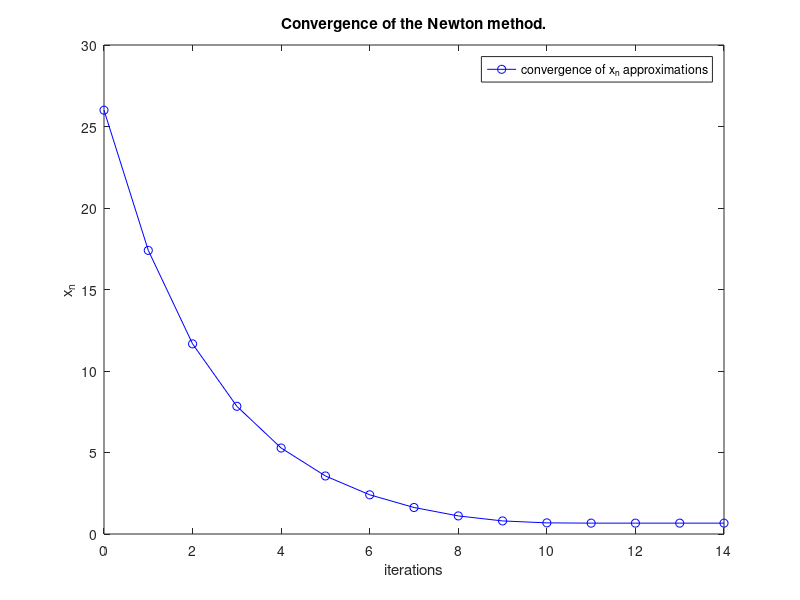

The MATLAB source for this figure:
%NEWTON - classical second order
f_x = @(x) (3*x-2)*(x*x+1);
dfx = @(x) 9*x*x - 4*x + 3;
x0 = 26; 
interval_length = 99; 
eps = 1e-8;
x(1) = x0; 
n = 2; 
iterations = interval_length + 1; 
while (n <= interval_length + 1)
  Fxn = f_x(x(n - 1));
  dFxn = dfx(x(n - 1));
  x(n) = x(n - 1) - Fxn/dFxn;
  if (abs(Fxn) <= eps)
    iterations = n; 
    break;
  end
  n = n + 1;
end
figure(1);
plot(0:iterations - 1,x(1:iterations),'bo-')
%hold on;
title('Convergence of the Newton method.')
legend('convergence of x_{n} approximations')
xlabel('iterations')
ylabel('x_{n}')
